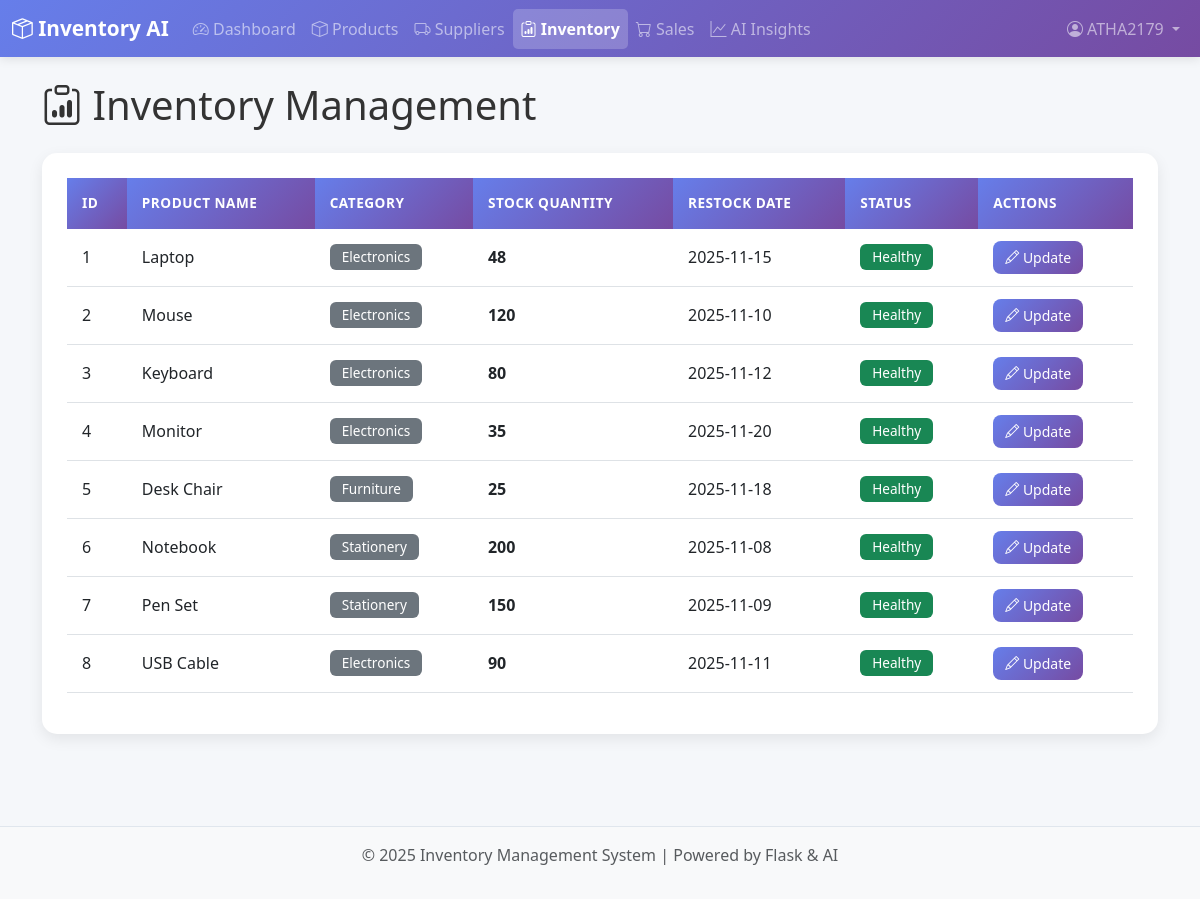
The page /inventory (signed in) on the database its author committed.
### models/database.py (models this page shows, shortened)
class User(UserMixin, db.Model):
    __tablename__ = 'users'
    user_id = db.Column(db.Integer, primary_key=True, autoincrement=True)
    username = db.Column(db.String(100), unique=True, nullable=False)
    email = db.Column(db.String(200), unique=True, nullable=False)
    password_hash = db.Column(db.String(200), nullable=False)
    join_date = db.Column(db.DateTime, nullable=False, default=datetime.utcnow)
    is_admin = db.Column(db.Boolean, default=False)
    activity_logs = db.relationship('ActivityLog', backref='user', lazy=True, cascade='all, delete-orphan')

class Inventory(db.Model):
    __tablename__ = 'inventory'
    inventory_id = db.Column(db.Integer, primary_key=True, autoincrement=True)
    product_id = db.Column(db.Integer, db.ForeignKey('products.product_id'), nullable=False)
    stock_quantity = db.Column(db.Integer, nullable=False, default=0)
    restock_date = db.Column(db.Date, nullable=True)

class Product(db.Model):
    __tablename__ = 'products'
    product_id = db.Column(db.Integer, primary_key=True, autoincrement=True)
    product_name = db.Column(db.String(200), nullable=False)
    category = db.Column(db.String(100), nullable=False)
    price = db.Column(db.Float, nullable=False)
    inventory = db.relationship('Inventory', backref='product', lazy=True, cascade='all, delete-orphan')
    sales = db.relationship('Sale', backref='product', lazy=True, cascade='all, delete-orphan')
    purchases = db.relationship('Purchase', backref='product', lazy=True, cascade='all, delete-orphan')

### app.py (the view)
@app.route('/inventory')
@login_required
def inventory():
    inventory_items = db.session.query(Inventory, Product).join(
        Product, Inventory.product_id == Product.product_id
    ).all()
    products = Product.query.all()
    return render_template('inventory.html', inventory_items=inventory_items, products=products)

### app.py (called while the page is built)
@login_manager.user_loader
def load_user(user_id):
    return User.query.get(int(user_id))

### templates/inventory.html (shortened to what this page needs)
{% extends "base.html" %}
{% block content %}
<div class="container">
    <h1 class="mb-4"><i class="bi bi-clipboard-data"></i> Inventory Management</h1>
    <div class="card">
        <div class="card-body">
            <table class="table table-hover">
                <thead class="table-dark">
                    <tr>
                        <th>ID</th>
                        <th>Product Name</th>
                        <th>Category</th>
                        <th>Stock Quantity</th>
                        <th>Restock Date</th>
                        <th>Status</th>
                        <th>Actions</th>
                    </tr>
                </thead>
                <tbody>
                    {% for inventory, product in inventory_items %}
                    <tr class="{% if inventory.stock_quantity < 10 %}table-danger{% elif inventory.stock_quantity < 20 %}table-warning{% endif %}">
                        <td>{{ inventory.inventory_id }}</td>
                        <td>{{ product.product_name }}</td>
                        <td><span class="badge bg-secondary">{{ product.category }}</span></td>
                        <td><strong>{{ inventory.stock_quantity }}</strong></td>
                        <td>{{ inventory.restock_date.strftime('%Y-%m-%d') if inventory.restock_date else 'N/A' }}</td>
                        <td>
                            {% if inventory.stock_quantity < 10 %}
                                <span class="badge bg-danger">Critical</span>
                            {% elif inventory.stock_quantity < 20 %}
                                <span class="badge bg-warning">Low</span>
                            {% else %}
                                <span class="badge bg-success">Healthy</span>
                            {% endif %}
                        </td>
                        <td>
                            <button class="btn btn-sm btn-primary" onclick="editInventory({{ inventory.inventory_id }}, '{{ product.product_name }}', {{ inventory.stock_quantity }}, '{{ inventory.restock_date.strftime('%Y-%m-%d') if inventory.restock_date else '' }}')">
                                <i class="bi bi-pencil"></i> Update
                            </button>
                        </td>
                    </tr>
                    {% endfor %}
                </tbody>
            </table>
        </div>
    </div>
</div>
{% endblock %}

### templates/base.html (shortened to what this page needs)
<!DOCTYPE html>
<html lang="en">
<head>
    <link href="https://cdn.jsdelivr.net/npm/bootstrap@5.3.0/dist/css/bootstrap.min.css" rel="stylesheet">
    <link rel="stylesheet" href="https://cdn.jsdelivr.net/npm/bootstrap-icons@1.10.0/font/bootstrap-icons.css">
    <link rel="stylesheet" href="{{ url_for('static', filename='css/style.css') }}">
</head>
<body>
    <nav class="navbar navbar-expand-lg navbar-dark bg-primary">
        <div class="container-fluid">
            <a class="navbar-brand" href="{% if current_user.is_authenticated %}{{ url_for('dashboard') }}{% else %}{{ url_for('home') }}{% endif %}">
                <i class="bi bi-box-seam"></i> Inventory AI
            </a>
            <div class="collapse navbar-collapse" id="navbarNav">
                {% if current_user.is_authenticated %}
                <ul class="navbar-nav me-auto">
                    <li class="nav-item">
                        <a class="nav-link {% if request.endpoint == 'dashboard' %}active{% endif %}" href="{{ url_for('dashboard') }}">
                            <i class="bi bi-speedometer2"></i> Dashboard
                        </a>
                    </li>
                    <li class="nav-item">
                        <a class="nav-link {% if request.endpoint == 'products' %}active{% endif %}" href="{{ url_for('products') }}">
                            <i class="bi bi-box"></i> Products
                        </a>
                    </li>
                    <li class="nav-item">
                        <a class="nav-link {% if request.endpoint == 'suppliers' %}active{% endif %}" href="{{ url_for('suppliers') }}">
                            <i class="bi bi-truck"></i> Suppliers
                        </a>
                    </li>
                    <li class="nav-item">
                        <a class="nav-link {% if request.endpoint == 'inventory' %}active{% endif %}" href="{{ url_for('inventory') }}">
                            <i class="bi bi-clipboard-data"></i> Inventory
                        </a>
                    </li>
                    <li class="nav-item">
                        <a class="nav-link {% if request.endpoint == 'sales' %}active{% endif %}" href="{{ url_for('sales') }}">
                            <i class="bi bi-cart"></i> Sales
                        </a>
                    </li>
                    <li class="nav-item">
                        <a class="nav-link {% if request.endpoint == 'ai_insights' %}active{% endif %}" href="{{ url_for('ai_insights') }}">
                            <i class="bi bi-graph-up"></i> AI Insights
                        </a>
                    </li>
                </ul>
                <ul class="navbar-nav ms-auto">
                    <li class="nav-item dropdown">
                        <a class="nav-link dropdown-toggle" href="#" id="userDropdown" role="button" data-bs-toggle="dropdown" aria-expanded="false">
                            <i class="bi bi-person-circle"></i> {{ current_user.username }}
                        </a>
                    </li>
                </ul>
                {% endif %}
            </div>
        </div>
    </nav>
    <main class="container-fluid py-4">
        {% block content %}{% endblock %}
    </main>
    <footer class="bg-light text-center text-muted py-3 mt-5">
        <p>&copy; 2025 Inventory Management System | Powered by Flask & AI</p>
    </footer>
</body>
</html>

### static/css/style.css (style rules this page uses)
:root { --primary-color: #667eea; --secondary-color: #764ba2; --success-color: #38ef7d; --warning-color: #f5576c; --info-color: #00f2fe; --gradient-primary: linear-gradient(135deg, #667eea 0%, #764ba2 100%); --gradient-success: linear-gradient(135deg, #11998e 0%, #38ef7d 100%); --gradient-warning: linear-gradient(135deg, #f093fb 0%, #f5576c 100%); --gradient-info: linear-gradient(135deg, #4facfe 0%, #00f2fe 100%); }
body { font-family: 'Segoe UI', Tahoma, Geneva, Verdana, sans-serif; background-color: #f5f7fa; color: #333; }
.navbar { box-shadow: 0 2px 10px rgba(0, 0, 0, 0.1); background: var(--gradient-primary) !important; }
.navbar-brand { font-weight: bold; font-size: 1.3rem; transition: transform 0.3s ease; }
.nav-link { transition: all 0.3s ease; position: relative; }
.nav-link.active { background: rgba(255, 255, 255, 0.2); border-radius: 5px; font-weight: 600; }
.card { border: none; border-radius: 15px; box-shadow: 0 5px 15px rgba(0, 0, 0, 0.08); transition: all 0.3s ease; margin-bottom: 20px; }
.card-body { padding: 25px; }
table { animation: fadeIn 0.6s ease-out; }
.table thead th { background: var(--gradient-primary); color: white; border: none; font-weight: 600; text-transform: uppercase; font-size: 0.85rem; letter-spacing: 0.5px; padding: 15px; }
.table tbody tr { transition: all 0.3s ease; }
.table td { vertical-align: middle; padding: 12px 15px; }
.btn { border-radius: 8px; padding: 10px 20px; font-weight: 500; transition: all 0.3s ease; border: none; }
.btn-primary { background: var(--gradient-primary); color: white; }
.btn-sm { padding: 6px 12px; font-size: 0.875rem; }
.badge { padding: 6px 12px; font-weight: 500; border-radius: 6px; font-size: 0.85rem; }
footer { margin-top: 50px; border-top: 1px solid #e0e6ed; background: white; }

### rows shown on the page
User: username "ATHA2179"
Inventory: inventory_id "1", product_name "Laptop", category "Electronics", stock_quantity "48", restock_date "2025-11-15", shows "Healthy"
Inventory: inventory_id "2", product_name "Mouse", category "Electronics", stock_quantity "120", restock_date "2025-11-10", shows "Healthy"
Inventory: inventory_id "3", product_name "Keyboard", category "Electronics", stock_quantity "80", restock_date "2025-11-12", shows "Healthy"
Inventory: inventory_id "4", product_name "Monitor", category "Electronics", stock_quantity "35", restock_date "2025-11-20", shows "Healthy"
Inventory: inventory_id "5", product_name "Desk Chair", category "Furniture", stock_quantity "25", restock_date "2025-11-18", shows "Healthy"
Inventory: inventory_id "6", product_name "Notebook", category "Stationery", stock_quantity "200", restock_date "2025-11-08", shows "Healthy"
Inventory: inventory_id "7", product_name "Pen Set", category "Stationery", stock_quantity "150", restock_date "2025-11-09", shows "Healthy"
Inventory: inventory_id "8", product_name "USB Cable", category "Electronics", stock_quantity "90", restock_date "2025-11-11", shows "Healthy"
